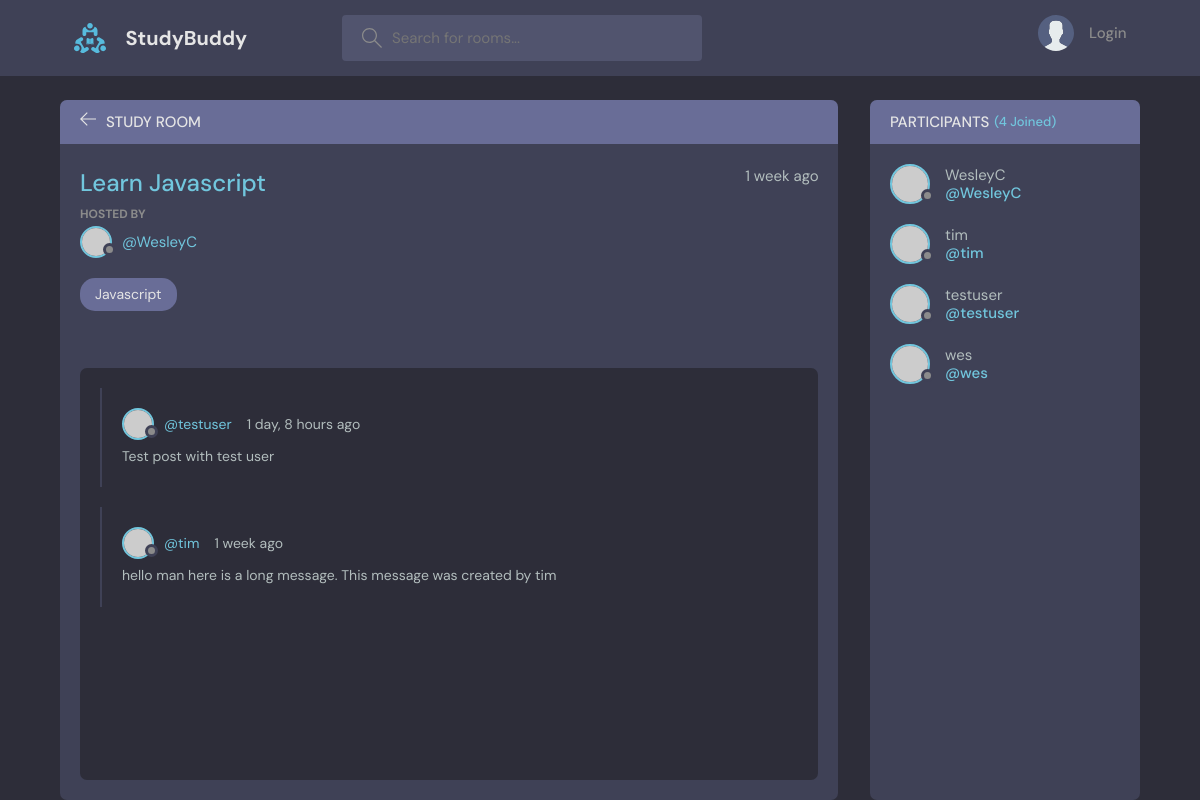
The page /room/1/ on the database its author committed.
### base/models.py (models this page shows, shortened)
class Room(models.Model):
    host = models.ForeignKey(User, on_delete=models.SET_NULL, null=True)
    topic = models.ForeignKey(Topic, on_delete=models.SET_NULL, null=True)
    id = models.AutoField(primary_key=True)
    name = models.CharField(max_length=100)
    description = models.TextField(null=True, blank=True)
    participants = models.ManyToManyField(User, related_name='participants', blank=True)
    updated = models.DateTimeField(auto_now=True)
    created = models.DateTimeField(auto_now_add=True)
    class Meta:
        ordering = ['-updated', '-created']

class Topic(models.Model):
    name = models.CharField(max_length=100)
    def __str__(self):
        return self.name

class Message(models.Model):
    user = models.ForeignKey(User, on_delete=models.CASCADE)
    room = models.ForeignKey(Room, on_delete=models.CASCADE)
    body = models.TextField()
    updated = models.DateTimeField(auto_now=True)
    created = models.DateTimeField(auto_now_add=True)
    class Meta:
        ordering = ['-updated', '-created']

### base/views.py (the view, shortened to what this page needs)
# urls.py: path('room/<str:pk>/', views.room, name='room'),
def room(request, pk):
    room = Room.objects.get(id=pk)
    room_messages = room.message_set.all().order_by('-created')
    participants = room.participants.all()
    context = { 'room': room, 'room_messages': room_messages, 'participants': participants }
    return render(request, 'base/room.html', context)

### base/templates/base/room.html (shortened to what this page needs)
{% extends "main.html" %}
{% load static %}
{% block content %}
    <main class="profile-page layout layout--2">
      <div class="container">
        <div class="room">
          <div class="room__top">
            <div class="room__topLeft">
              <a href="{% url 'home' %}">
                <svg version="1.1" xmlns="http://www.w3.org/2000/svg" width="32" height="32" viewBox="0 0 32 32">
                  <title>arrow-left</title>
                  <path
                    d="M13.723 2.286l-13.723 13.714 13.719 13.714 1.616-1.611-10.96-10.96h27.625v-2.286h-27.625l10.965-10.965-1.616-1.607z"
                  ></path>
                </svg>
              </a>
              <h3>Study Room</h3>
            </div>
          </div>
          <div class="room__box scroll">
            <div class="room__header scroll">
              <div class="room__info">
                <h3>{{room.name}}</h3>
                <span>{{room.created|timesince}} ago</span>
              </div>
              <div class="room__hosted">
                <p>Hosted By</p>
                <a href="{% url 'user-profile' room.host.id %}" class="room__author">
                  <div class="avatar avatar--small">
                    <img src="https://randomuser.me/api/portraits/men/37.jpg" />
                  </div>
                  <span>@{{room.host.username}}</span>
                </a>
              </div>
              <span class="room__topics">{{room.topic}}</span>
            </div>
            <div class="room__conversation">
              <div class="threads scroll">
                {% for message in room_messages %}
                <div class="thread">
                  <div class="thread__top">
                    <div class="thread__author">
                      <a href="{% url 'user-profile' message.user.id %}" class="thread__authorInfo">
                        <div class="avatar avatar--small">
                          <img src="https://randomuser.me/api/portraits/men/37.jpg" />
                        </div>
                        <span>@{{message.user.username}}</span>
                      </a>
                      <span class="thread__date">{{message.created|timesince}} ago</span>
                    </div>
                  </div>
                  <div class="thread__details">
                    {{message.body}}
                  </div>
                </div>
                {% endfor %}
              </div>
            </div>
          </div>
        </div>
        <div class="participants">
          <h3 class="participants__top">Participants <span>({{participants.count}} Joined)</span></h3>
          <div class="participants__list scroll">
            {% for user in participants %}
            <a href="{% url 'user-profile' user.id %}" class="participant">
              <div class="avatar avatar--medium">
                <img src="https://randomuser.me/api/portraits/men/37.jpg" />
              </div>
              <p>
                {{user.username}}
                <span>@{{user.username}}</span>
              </p>
            </a>
            {% endfor %}
          </div>
        </div>
      </div>
    </main>
{% endblock content %}

### rows shown on the page
Room: name "Learn Javascript", created "1 week", host.username "WesleyC", topic "Javascript"
Message: user.username "testuser", created "1 day, 8 hours", body "Test post with test user"
Message: user.username "tim", created "1 week", body "hello man here is a long message. This message was created by tim"

### other values the page prints
{{ participants.count }} "4"
{{ user.username }} "WesleyC"
{{ user.username }} "tim"
{{ user.username }} "testuser"
{{ user.username }} "wes"
